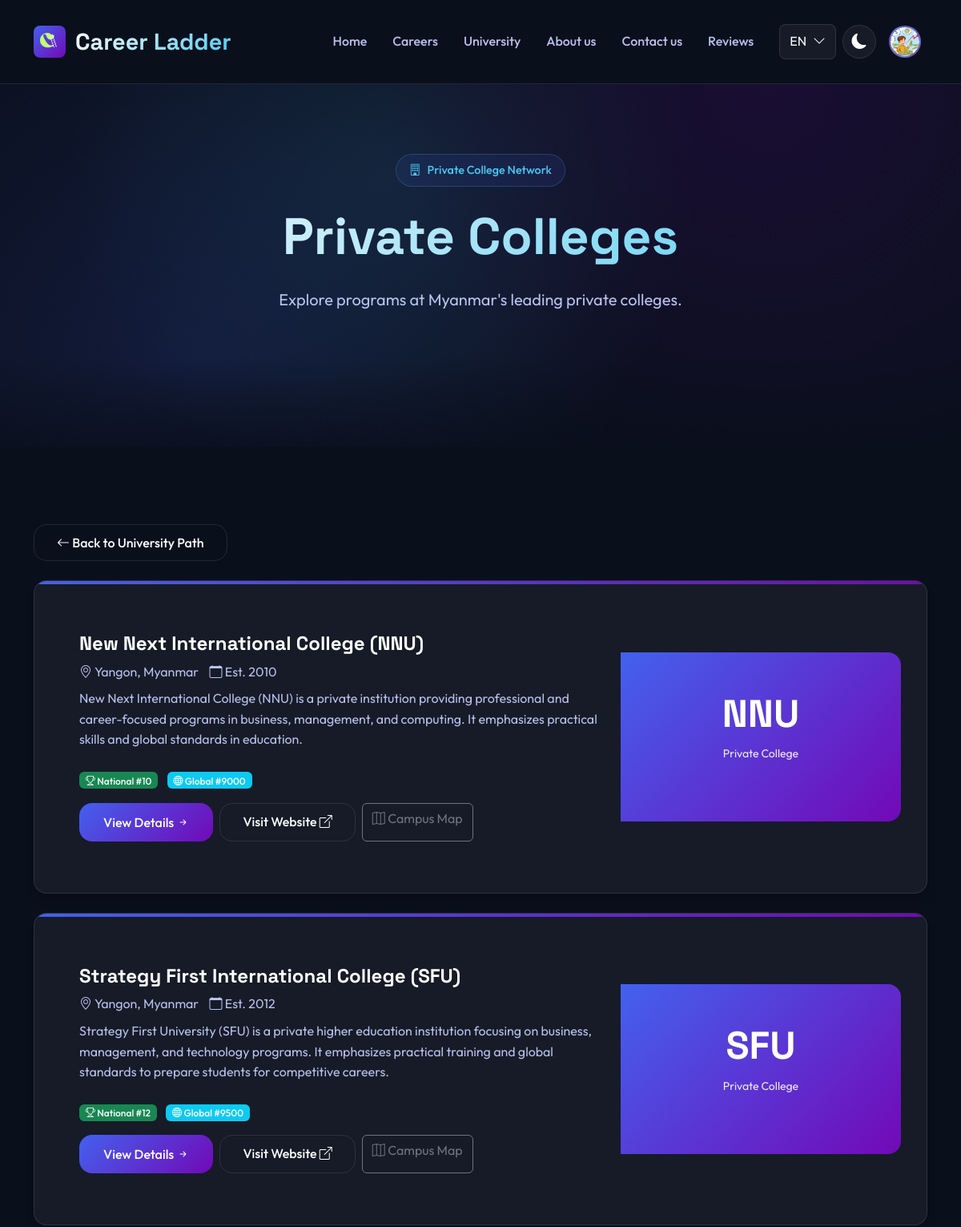
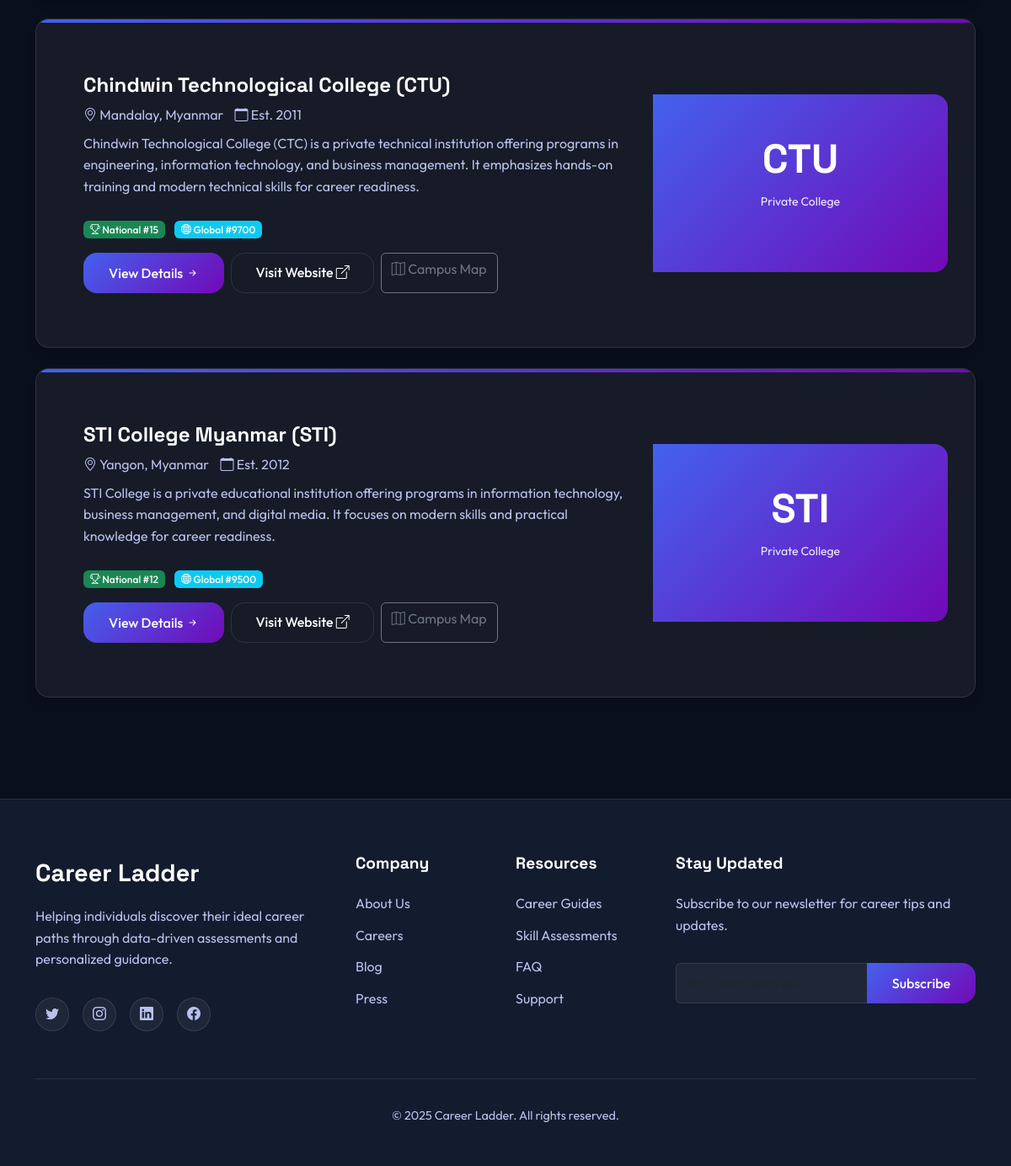
The app's page /private_colls/ (signed in) with its own data (2 pictures, top to bottom).
### NovaX_webpage/models.py (models this page shows, shortened)
class StudentProfile(models.Model):
    EXAM_CHOICES = [
        ("none", "Not taken"),
        ("matriculation", "Matriculation Exam"),
        ("igcse", "IGCSE"),
        ("ged", "GED"),
    ]
    GENDER_CHOICES = [
        ("male", "Male"),
        ("female", "Female"),
    ]
    user = models.OneToOneField(User, on_delete=models.CASCADE, related_name="profile")
    full_name = models.CharField(max_length=150, blank=True)  # display name
    gender = models.CharField(max_length=10, choices=GENDER_CHOICES, blank=True)
    age = models.PositiveIntegerField(null=True, blank=True, validators=[MinValueValidator(10), MaxValueValidator(100)])
    phone = models.CharField(max_length=20, null=True, blank=True)
    exam_type = models.CharField(max_length=20, choices=EXAM_CHOICES, default="none")
    passed_date = models.DateField(null=True, blank=True)  # matric/igcse/ged passed date (if applicable)
    passed_school = models.CharField(max_length=120, blank=True)  # e.g. "MA HLAING", "CAE"
    subject_marks = models.JSONField(default=dict, blank=True)
    history_tests_taken = models.JSONField(default=list, blank=True)
    photo = models.ImageField(upload_to="profile_photos/", null=True, blank=True)
    last_school = models.CharField(max_length=100, null=True, blank=True)

class PrivateCollege(models.Model):
    name_en = models.CharField(max_length=200, default="N/A")
    name_my = models.CharField(max_length=200, blank=True)
    abbreviation_en = models.CharField(max_length=100, default="N/A")
    abbreviation_my = models.CharField(max_length=100, blank=True)
    location_en = models.CharField(max_length=100, default="N/A")
    location_my = models.CharField(max_length=100, blank=True)
    established = models.IntegerField()
    description_en = models.TextField(default="N/A")
    description_my = models.TextField(blank=True)
    about_en = models.TextField(default="N/A")
    about_my = models.TextField(blank=True)
    website = models.URLField(blank=True, null=True)
    data_updated_at = models.DateTimeField(null=True, blank=True)
    created_at = models.DateTimeField(auto_now_add=True, null=True, blank=True)
    updated_at = models.DateTimeField(auto_now=True, null=True, blank=True)
    related_colleges = models.ManyToManyField(
        'self',
        blank=True,
        symmetrical=False,
        help_text="Related colleges that students might also be interested in"
    )
    total_students = models.CharField(
        max_length=100,
        blank=True,
        null=True,
        help_text="Total number of students (e.g., '5,000+', '8,000')"
    )
    faculty_members = models.CharField(
        max_length=100,
        blank=True,
        null=True,
        help_text="Number of faculty members (e.g., '200+', '350')"
    )
    total_programs = models.CharField(
        max_length=100,
        blank=True,
        null=True,
        help_text="Number of programs offered (e.g., '30+', '45')"
    )
    highlights_en = models.JSONField(
        default=list,
        help_text="Key highlights in English as JSON list of objects with 'title' and 'description'"
    )
    highlights_my = models.JSONField(
        default=list,
        help_text="Key highlights in Myanmar as JSON list of objects with 'title' and 'description'"
    )
    faculties_departments_en = models.TextField(
        default=list,
        help_text="List of faculties/departments in English"
    )
    faculties_departments_my = models.TextField(
        default=list,
        help_text="List of faculties/departments in Myanmar"
    )
    undergraduate_majors_en = models.JSONField(
        default=list,
        help_text="Undergraduate majors in English"
    )
    undergraduate_majors_my = models.JSONField(
        default=list,
        help_text="Undergraduate majors in Myanmar"
    )
    graduate_majors_en = models.JSONField(
        default=list,
        help_text="Graduate majors in English"
    )
    graduate_majors_my = models.JSONField(
        default=list,
        help_text="Graduate majors in Myanmar"
    )
    doctoral_majors_en = models.JSONField(
        default=list,
        help_text="Doctoral majors in English"
    )
    doctoral_majors_my = models.JSONField(
        default=list,
        help_text="Doctoral majors in Myanmar"
    )
    popular_programs_en = models.TextField(
        default=list,
        help_text="Popular programs or majors in English"
    )
    popular_programs_my = models.TextField(
        default=list,
        help_text="Popular programs or majors in Myanmar"
    )
    degree_types_offered = models.JSONField(
        default=list,
        help_text="List of degree types offered (Bachelor, Master, PhD, etc.)"
    )
    campus_facilities_en = models.TextField(
        default=list,
        help_text="Campus facilities in English (libraries, labs, sports, dorms)"
    )
    campus_facilities_my = models.TextField(
        default=list,
        help_text="Campus facilities in Myanmar"
    )
    student_organizations_en = models.TextField(
        default=list,
        help_text="Student organizations/clubs/societies in English"
    )
    student_organizations_my = models.TextField(
        default=list,
        help_text="Student organizations/clubs/societies in Myanmar"
    )
    international_collaborations_en = models.TextField(
        default=list,
        help_text="International collaborations or exchange programs in English"
    )
    international_collaborations_my = models.TextField(
        default=list,
        help_text="International collaborations or exchange programs in Myanmar"
    )
    national_ranking = models.CharField(max_length=100, null=True, blank=True)
    international_ranking = models.CharField(max_length=100, null=True, blank=True)
    campus_map_url = models.URLField(
        blank=True,
        null=True,
        help_text="URL to campus map"
    )

### NovaX_webpage/views.py (the view)
# urls.py: path('private_colls/', views.private_colls, name='private_colls'),
def private_colls(request):
    language = get_current_language(request)
    colleges = PrivateCollege.objects.all()
    for col in colleges:
        col.display_name = _tr(col, "name", language)
        col.display_abbreviation = _tr(col, "abbreviation", language)
        col.display_location = _tr(col, "location", language)
        col.display_description = _tr(col, "description", language)
    return render(
        request,
        "Universities/PrivateColleges/private_colls.html",
        {"colleges": colleges, "current_language": language},
    )

### NovaX_webpage/views.py (called while the page is built)
def _tr(obj, base: str, language: str = "en") -> str:
    for field in (f"{base}_{language}", f"{base}_en", base):
        if hasattr(obj, field):
            val = getattr(obj, field) or ""
            if val:
                return val
    return ""

def get_current_language(request):
    return request.GET.get('lang') or request.session.get('language') or 'en'

### NovaX_webpage/templates/Universities/PrivateColleges/private_colls.html (shortened to what this page needs)
{% extends 'base.html' %}
{% load static %}
{% block content %}
<section class="hero-section">
  <div class="container text-center">
    <div class="hero-content">
      <div class="hero-badge fade-in-up">
        <i class="bi bi-building"></i>
        {% if current_language == 'my' %}ပုဂ္ဂလိက ကွန်ယက်{% else %}Private College Network{% endif %}
      </div>
      <h1 class="fade-in-up">
        {% if current_language == 'my' %}ပုဂ္ဂလိက ကောလိပ်များ{% else %}Private Colleges{% endif %}
      </h1>
      <p class="subtext mx-auto fade-in-up delay-1">
        {% if current_language == 'my' %}
        မြန်မာနိုင်ငံရှိ ထိပ်တန်းပုဂ္ဂလိကကောလိပ်များတွင် ပညာရပ်များကို စူးစမ်းလေ့လာပါ။
        {% else %}
        Explore programs at Myanmar's leading private colleges.
        {% endif %}
      </p>
    </div>
  </div>
</section>
<section class="section">
  <div class="container">
    <a href="/" class="btn btn-secondary-custom mb-4">
      <i class="bi bi-arrow-left"></i>
      {% if current_language == 'my' %}တက္ကသိုလ် လမ်းကြောင်းသို့ ပြန်သွားရန်{% else %}Back to University Path{% endif %}
    </a>
    {% for colge in colleges %}
    <div class="feature-card mb-4 text-start">
      <div class="row align-items-center g-0">
        <div class="col-md-8 p-4">
          <h4 class="mb-2" style="color: var(--text-primary);">
            {{ colge.display_name }} ({{ colge.display_abbreviation }})
          </h4>
          <p class="meta mb-2" style="color: var(--text-secondary);">
            <i class="bi bi-geo-alt"></i> {{ colge.display_location }} &nbsp;&nbsp;
            <i class="bi bi-calendar"></i>
            {% if current_language == 'my' %}တည်ထောင်သည့် ခုနှစ်{% else %}Est.{% endif %} {{ colge.established }}
          </p>
          <p class="desc mb-4" style="color: var(--text-secondary);">
            {{ colge.display_description }}
          </p>
          {% if colge.national_ranking or colge.international_ranking %}
          <div class="mb-3">
            {% if colge.national_ranking %}
            <span class="badge bg-success me-2">
              <i class="bi bi-trophy"></i>
              {% if current_language == 'my' %}နိုင်ငံတွင်း #{{ colge.national_ranking }}{% else %}National #{{ colge.national_ranking }}{% endif %}
            </span>
            {% endif %}
            {% if colge.international_ranking %}
            <span class="badge bg-info">
              <i class="bi bi-globe"></i>
              {% if current_language == 'my' %}ကမ္ဘာ့ #{{ colge.international_ranking }}{% else %}Global #{{ colge.international_ranking }}{% endif %}
            </span>
            {% endif %}
          </div>
          {% endif %}
          <div class="d-flex flex-wrap gap-2">
            <a href="{% url 'private_colls_detail' colge.id %}" class="btn btn-primary-custom">
              {% if current_language == 'my' %}အသေးစိတ်ကြည့်ရန်{% else %}View Details{% endif %} <i class="bi bi-arrow-right-short"></i>
            </a>
            {% if colge.website %}
            <a href="{{ colge.website }}" target="_blank" class="btn btn-secondary-custom">
              {% if current_language == 'my' %}ဝဘ်ဆိုဒ်သို့{% else %}Visit Website{% endif %} <i class="bi bi-box-arrow-up-right"></i>
            </a>
            {% endif %}
            {% if colge.campus_map_url %}
            <a href="{{ colge.campus_map_url }}" target="_blank" class="btn btn-outline-secondary">
              <i class="bi bi-map"></i> {% if current_language == 'my' %}တည်နေရာ မြေပုံ{% else %}Campus Map{% endif %}
            </a>
            {% endif %}
          </div>
        </div>
        <div class="col-md-4 text-center" style="background: linear-gradient(135deg, var(--accent-blue), var(--accent-purple)); color:#fff; border-top-right-radius: var(--border-radius); border-bottom-right-radius: var(--border-radius);">
          <div class="p-5">
            <h2 style="font-size:3rem; font-weight:700;">{{ colge.display_abbreviation }}</h2>
            <small style="opacity:0.9;">
              {% if current_language == 'my' %}ပုဂ္ဂလိက ကောလိပ်{% else %}Private College{% endif %}
            </small>
          </div>
        </div>
      </div>
    </div>
    {% empty %}
      <p style="color: var(--text-secondary);">
        {% if current_language == 'my' %}ပုဂ္ဂလိက ကောလိပ်များ မတွေ့ရှိပါ{% else %}No private colleges found.{% endif %}
      </p>
    {% endfor %}
  </div>
</section>
{% endblock %}

### NovaX_webpage/templates/includes/header.html (shortened to what this page needs)
{% load static %}
<nav class="navbar navbar-expand-lg">
  <div class="container-fluid" style="margin-left: 30px; margin-right: 30px;">
    <a class="navbar-brand" href="{% url 'home' %}">
      <div class="brand-logo"><img src="{% static 'logo.png' %}" alt="Career Ladder Logo"></div>
      <span class="brand-text">Career Ladder</span>
    </a>
    <div class="collapse navbar-collapse" id="navbarNav">
      <ul class="navbar-nav ms-auto align-items-center">
        <li class="nav-item">
          <a class="nav-link mx-2 {% if request.resolver_match.url_name == 'home' %} active{% endif %}"
             href="{% url 'home' %}" data-i18n="nav.home">Home</a>
        </li>
        <li class="nav-item">
          <a class="nav-link mx-2{% if request.resolver_match.url_name == 'career_list' %} active{% endif %}"
             href="{% url 'career_list' %}" data-i18n="nav.career">Careers</a>
        </li>
         <li class="nav-item">
          <a class="nav-link mx-2{% if request.resolver_match.url_name == 'architecture_path' %} active{% endif %}"
             href="{% url 'architecture_path' %}" data-i18n="nav.archiPaths">University</a>
        </li>
        <li class="nav-item">
          <a class="nav-link mx-2{% if request.resolver_match.url_name == 'about' %} active{% endif %}"
             href="{% url 'about' %}" data-i18n="nav.aboutus">About us</a>
        </li>
        <li class="nav-item">
          <a class="nav-link mx-2{% if request.resolver_match.url_name == 'contact' %} active{% endif %}"
             href="{% url 'contact' %}" data-i18n="nav.contactUs">Contact us</a>
        </li>
        <li class="nav-item">
          <a class="nav-link{% if request.resolver_match.url_name == 'contact' %} active{% endif %}"
             href="{% url 'review_page' %}" data-i18n="nav.reviews">User Review</a>
        </li>
        <li class="ms-lg-3 d-flex align-items-center gap-2">
<div class="language-selector">
  <div class="language-btn" id="languageBtn">
    <span id="currentLanguage">
    </span>
    <i class="bi bi-chevron-down"></i>
  </div>
</div>
          <button class="theme-toggle" id="themeToggle">
            <i class="bi bi-moon-fill"></i>
          </button>
          {% if user.is_authenticated %}
          <div class="nav-item dropdown">
            <a class="nav-link dropdown-toggle p-0 no-underline" href="#" id="profileDropdown" role="button" data-bs-toggle="dropdown" aria-expanded="false">
              <div class="user-avatar-circle">
                {% if user.profile.photo %}
                  <img src="{{ user.profile.photo.url }}" alt="{{ user.username }}" class="profile-photo">
                {% else %}
                  <i class="bi bi-person-fill"></i>
                {% endif %}
              </div>
            </a>
          </div>
          {% endif %}
        </li>
      </ul>
    </div>
  </div>
</nav>

### NovaX_webpage/templates/includes/header.html (style rules this page uses)
.user-avatar-circle { width: 40px; height: 40px; border-radius: 50%; background: linear-gradient(135deg, #667eea 0%, #764ba2 100%); display: flex; align-items: center; justify-content: center; color: white; font-size: 1.2rem; cursor: pointer; border: 2px solid transparent; overflow: hidden; }
.user-avatar-circle .profile-photo { width: 100%; height: 100%; object-fit: cover; border-radius: 50%; }
.nav-link.dropdown-toggle.no-underline::after { display: none; }

### NovaX_webpage/templates/Universities/PrivateColleges/private_colls.html (style rules this page uses)
.feature-card { transition: all 0.3s ease; border: 1px solid var(--border-color); }
.badge { font-size: 0.75rem; font-weight: 500; }
.btn-primary-custom { background: linear-gradient(135deg, var(--accent-blue), var(--accent-purple)); border: none; color: white; font-weight: 500; }
.btn-secondary-custom { border: 1px solid var(--border-color); color: var(--text-primary); background: var(--bg-card); }

### records on screen
PrivateCollege: display_name "New Next International College", display_abbreviation "NNU", display_location "Yangon, Myanmar", established "2010", display_description "New Next International College (NNU) is a private institution providing professional and career-focused programs in business, management, and computing. It emphasizes practical skills and global standards in education.", national_ranking "10", international_ranking "9000"
PrivateCollege: display_name "Strategy First International College", display_abbreviation "SFU", display_location "Yangon, Myanmar", established "2012", display_description "Strategy First University (SFU) is a private higher education institution focusing on business, management, and technology programs. It emphasizes practical training and global standards to prepare students for competitive careers.", national_ranking "12", international_ranking "9500"
PrivateCollege: display_name "Chindwin Technological College", display_abbreviation "CTU", display_location "Mandalay, Myanmar", established "2011", display_description "Chindwin Technological College (CTC) is a private technical institution offering programs in engineering, information technology, and business management. It emphasizes hands-on training and modern technical skills for career readiness.", national_ranking "15", international_ranking "9700"
PrivateCollege: display_name "STI College Myanmar", display_abbreviation "STI", display_location "Yangon, Myanmar", established "2012", display_description "STI College is a private educational institution offering programs in information technology, business management, and digital media. It focuses on modern skills and practical knowledge for career readiness.", national_ranking "12", international_ranking "9500"
